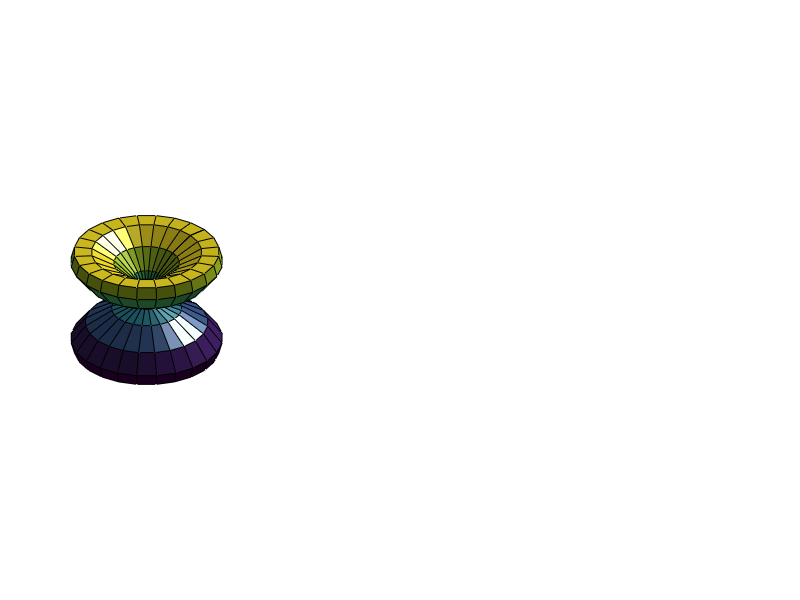

The MATLAB source for this figure: (Note: this script raises an error after producing the figure.)
function [Ymn,PHI,THETA,Xm,Ym,Zm]=spharm4(L,M,RES,PLOT_FLAG)
%This function generates the Spherical Harmonics basis functions of degree
% L and order M.
%
% SYNTAX: [Ymn,PHI,THETA,X,Y,Z]=spharm4(L,M,RES,PLOT_FLAG);
%
% INPUTS:
%
% L         - Spherical harmonic degree, [1x1]
% M         - Spherical harmonic order,  [1x1]
% RES       - Vector of # of points to use [#Phi x #Theta points],[1x2] or [2x1] 
% PLOT_FLAG - Binary flag to generates a figure of the spherical harmonic surfaces (DEFAULT=1)
%
%
% OUTPUTS:
% 
% Ymn   - Spherical harmonics coordinates, [RES(1) x RES(2)]
% PHI - Circumferential coordinates, [RES(1) x RES(2)]
% THETA   - Latitudinal coordinates, [RES(1) x RES(2)]
% X,Y,Z - Cartesian coordinates of magnitude, squared, spherical harmonic surface points, [RES(1) x RES(2)]
%
%
% NOTE: It is very important to keep the various usages of PHI and THETA
% straight.  For this function PHI is the Azimuthal/Longitude/Circumferential 
% coordinate and is defined on the interval [0,2*pi], whereas THETA is the 
% Altitude/Latitude/Elevation and is defined on the interval [0,pi].  Also note that 
% the conversion to cartesian coordinates requires that THETA be offset by pi/2 so 
% that the conversion is on the interval [-pi/2,pi/2].
%
% DBE 2005/09/30
% ZJE 2013/01/30 edited

% Define constants (REQUIRED THAT L(DEGREE)>=M(ORDER))
if nargin==0
  L=3;   % DEGREE
  M=2;   % ORDER
  RES=[55 55];
end

if nargin<3
  RES=[25 25];  
  PLOT_FLAG=1;
end

if nargin<4
  PLOT_FLAG=1;
end

if L<M, error('The ORDER (M) must be less than or eqaul to the DEGREE(L).'); end

PHI=linspace(0,2*pi,RES(1));  % Azimuthal/Longitude/Circumferential
THETA  =linspace(0,  pi,RES(2));  % Altitude /Latitude /Elevation
[PHI,THETA]=meshgrid(PHI,THETA);

Lmn=legendre(L,cos(THETA));

if L~=0
  Lmn=squeeze(Lmn(M+1,:,:));
end

a1=((2*L+1)/(4*pi));
a2=factorial(L-M)/factorial(L+M);
C=sqrt(a1*a2);

Ymn=(-1^M)*C*Lmn.*exp(1i*M*PHI);

[Xm,Ym,Zm]=sph2cart(PHI,THETA-pi/2,abs(Ymn).^2);
[Xr,Yr,Zr]=sph2cart(PHI,THETA-pi/2,real(Ymn).^2);
[Xi,Yi,Zi]=sph2cart(PHI,THETA-pi/2,imag(Ymn).^2);
% [Xp,Yp,Zp]=sph2cart(PHI,THETA-pi/2,angle(Ymn).^2);

if PLOT_FLAG
f=figure; axis off; hold on;
  axes('position',[0.0500 0 0.2666 1]); 
    surf(Xm,Ym,Zm); 
    axis equal off; %rot3d;
    light; lighting phong; camzoom(1.3);
  axes('position',[0.3666 0 0.2666 1]); 
    surf(Xr,Yr,Zr); 
    axis equal off; %rot3d;
    light; lighting phong; camzoom(1.3);
  axes('position',[0.6833 0 0.2666 1]); 
    surf(Xi,Yi,Zi); 
    axis equal off; %rot3d;
    light; lighting phong; camzoom(1.3);
  axes('position',[0 0.9 1 0.1]); axis off;
    t(1)=text(0.50,0.25,'Spherical Harmonics','HorizontalAlignment','Center');
  axes('position',[0 0 1 0.1]); axis off;
    t(2)=text(0.20,0.25,['|Y^',num2str(M),'_',num2str(L),'|^2'],'HorizontalAlignment','Center');
    t(3)=text(0.50,0.25,['Real(Y^',num2str(M),'_',num2str(L),')^2'],'HorizontalAlignment','Center');
    t(4)=text(0.80,0.25,['Imag(Y^',num2str(M),'_',num2str(L),')^2'],'HorizontalAlignment','Center');
%   subfig(gcf,10,5,12);
end

end